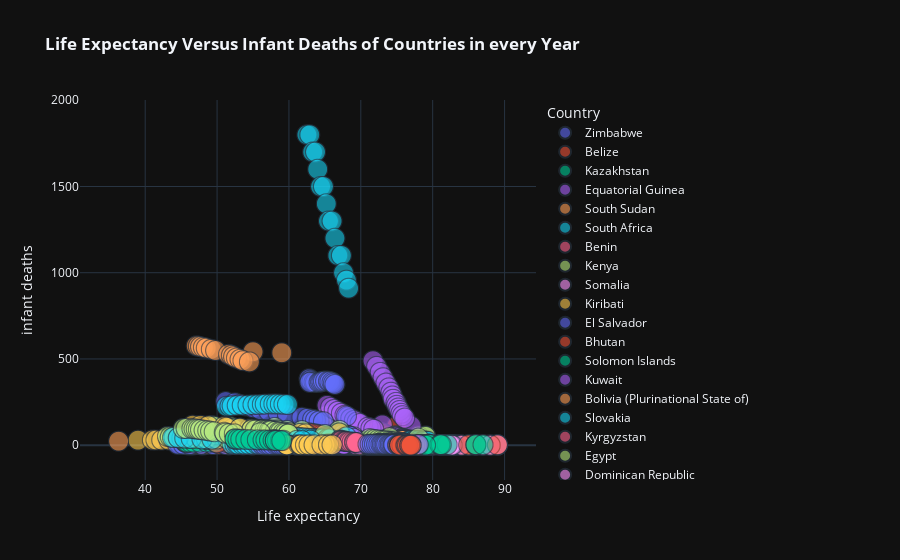

The notebook cell this image was saved under:
### Code cell
px.scatter(df.sort_values(by='Year'),y='infant deaths',x='Life expectancy',\
           template='plotly_dark',size='Year',color='Country',opacity=0.6,\
            title='<b>Life Expectancy Versus Infant Deaths of Countries in every Year')
